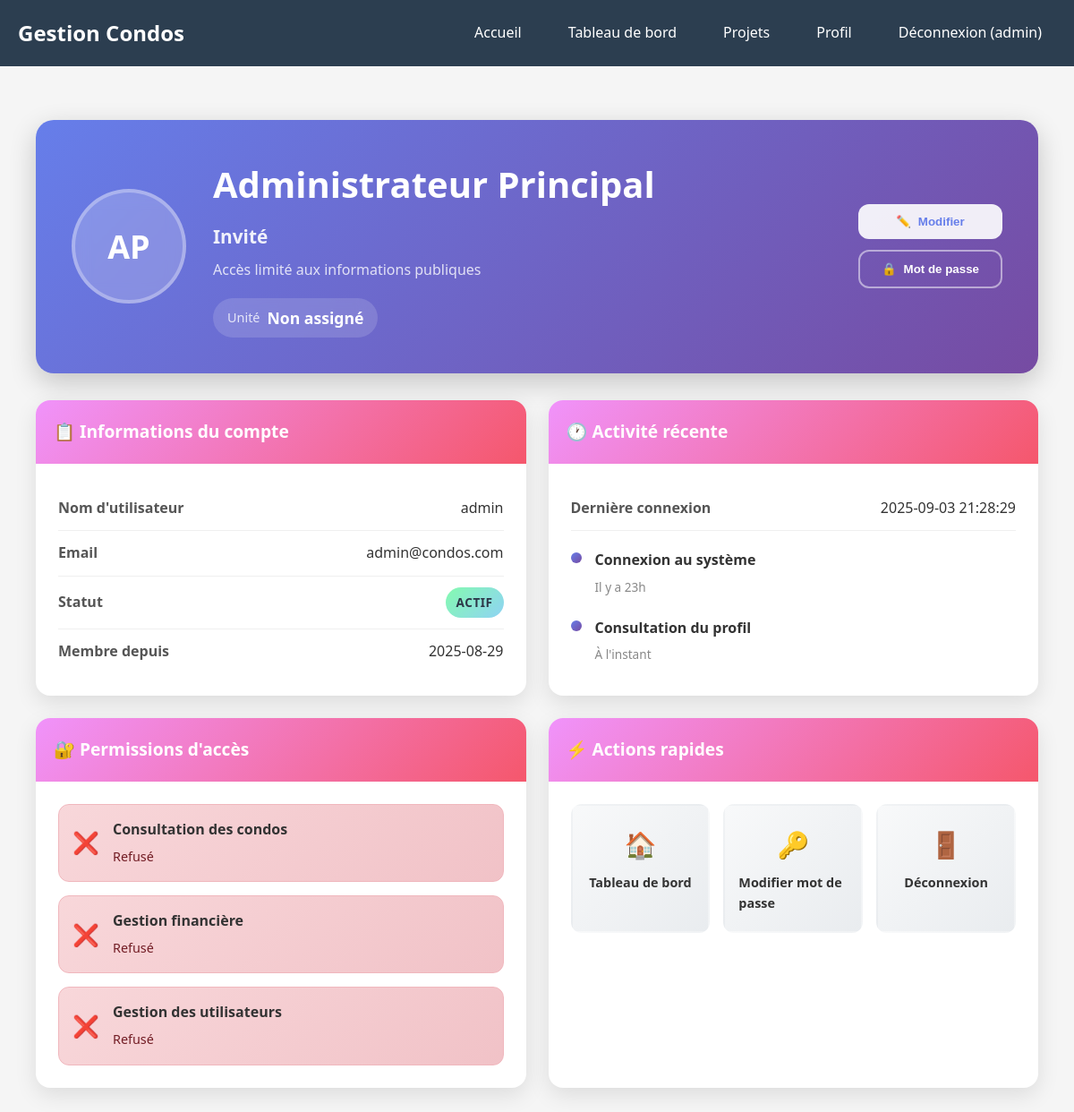
Screenshot of /profile (signed in) with the database file from the repository.
### tables this page shows
CREATE TABLE users (
    id INTEGER PRIMARY KEY AUTOINCREMENT,
    username TEXT NOT NULL UNIQUE,
    email TEXT NOT NULL UNIQUE,
    password_hash TEXT NOT NULL,
    role TEXT NOT NULL,
    full_name TEXT NOT NULL,
    condo_unit TEXT,
    phone TEXT,
    is_active BOOLEAN DEFAULT 1,
    created_at TEXT DEFAULT (datetime('now')),
    last_login TEXT,
    
    -- Contraintes de validation
    CONSTRAINT chk_role CHECK (role IN ('admin', 'resident', 'guest')),
    CONSTRAINT chk_username_length CHECK (length(trim(username)) >= 3),
    CONSTRAINT chk_email_format CHECK (email LIKE '%@%'),
    CONSTRAINT chk_full_name_length CHECK (length(trim(full_name)) >= 2),
    CONSTRAINT chk_password_hash_not_empty CHECK (length(trim(password_hash)) > 0)
);

### src/web/condo_app.py (the view, shortened to what this page needs)
@app.route('/profile')
@require_login
def profile():
    username = session.get('user_id')  # Le vrai username pour la recherche en base
    user_display_name = session.get('user_name')  # Le nom d'affichage (full_name)
    user_role_value = session.get('user_role') or session.get('role')
    global user_repository
    if user_repository is None:
        init_services()
    try:
        async def get_user_data():
            return await user_repository.get_user_by_username(username)
        user_data = asyncio.run(get_user_data())
        logger.info(f"Données utilisateur récupérées pour {username}: {user_data is not None}")
        if user_data:
            logger.info(f"User data trouvé: username={user_data.username}, last_login={user_data.last_login}")
            full_name = user_data.full_name
            email = user_data.email
            member_since = user_data.created_at.strftime('%Y-%m-%d') if user_data.created_at else datetime.now().strftime('%Y-%m-%d')
            if user_data.last_login:
                last_login = user_data.last_login.strftime('%Y-%m-%d %H:%M:%S')
                logger.debug(f"Vraie derniÃ¨re connexion trouvée: {last_login}")
            else:
                last_login = datetime.now().strftime('%Y-%m-%d %H:%M:%S')
                logger.debug(f"Pas de derniÃ¨re connexion, utilisation heure actuelle: {last_login}")
            condo_unit = user_data.condo_unit or 'Non assigné'
    except Exception as e:
        logger.error(f"Erreur récupération données utilisateur {username}: {e}")
        logger.info(f"Utilisation fallback d'erreur pour {username}")
        full_name = user_display_name or f'Utilisateur {username}'
        email = f'{username}@condos.com'
        member_since = datetime.now().strftime('%Y-%m-%d')  # Date actuelle au lieu de hard-codée
        last_login = 'Jamais'
        condo_unit = session.get('condo_unit', 'A-101')
    if user_role_value == 'admin':
        role_display = 'Administrateur'
        role_description = 'Accès complet au systÃ¨me de gestion'
    elif user_role_value == 'resident':
        role_display = 'résident'
        role_description = 'Accès aux informations de condos et finances personnelles'
    else:
        role_display = 'Invité'
        role_description = 'Accès limité aux informations publiques'
    logger.debug(f"Données profil pour {username}: last_login='{last_login}', member_since='{member_since}'")
    profile_data = {
        'username': username,
        'full_name': full_name,
        'email': email,
        'role_display': role_display,
        'role_description': role_description,
        'condo_unit': condo_unit,
        'last_login': last_login,
        'last_login_relative': calculate_relative_time(last_login) if last_login != 'Jamais' else last_login,
        'member_since': member_since,
        'permissions': {
            'view_condos': user_role_value in ['admin', 'resident'],
            'manage_finance': user_role_value == 'admin',
            'manage_users': user_role_value == 'admin'
        }
    }
    return render_template('profile.html', **profile_data)

### src/adapters/user_repository_sqlite.py (called while the page is built)
    def _get_connection(self) -> sqlite3.Connection:
        conn = sqlite3.connect(self.db_path)
        conn.row_factory = sqlite3.Row  # Pour accès par nom de colonne
        return conn

    def _row_to_user(self, row: sqlite3.Row) -> User:
        created_at = None
        last_login = None
        try:
            if row[8]:  # created_at
                created_at = datetime.fromisoformat(row[8])
        except (ValueError, TypeError):
            created_at = datetime.now()
        try:
            if row[9]:  # last_login
                last_login = datetime.fromisoformat(row[9])
        except (ValueError, TypeError):
            last_login = None
        return User(
            username=row[0],
            email=row[1],
            password_hash=row[2],
            role=UserRole(row[3]),
            full_name=row[4],
            condo_unit=row[5],
            phone=row[6],
            is_active=bool(row[7]),
            created_at=created_at,
            last_login=last_login
        )

### src/domain/entities/user.py (called while the page is built)
    def __post_init__(self):
        if self.created_at is None:
            self.created_at = datetime.now()
        self._validate()

    def _validate(self) -> None:
        if not self.username or len(self.username) < 3:
            raise UserValidationError("Username doit contenir au moins 3 caractères")
        if not self.email or "@" not in self.email:
            raise UserValidationError("Email invalide")
        if not self.password_hash:
            raise UserValidationError("Mot de passe requis")
        if not self.full_name or len(self.full_name.strip()) < 2:
            raise UserValidationError("Nom complet requis")

### src/web/condo_app.py (called while the page is built)
def require_login(f):
    @functools.wraps(f)
    def decorated_function(*args, **kwargs):
        user_name = session.get('user_name') or session.get('user_id') or session.get('username')
        logged_in = session.get('logged_in', False)
        if app.config.get('TESTING', False):
            if logged_in or user_name or session.get('username') or session.get('user_role'):
                return f(*args, **kwargs)
        if not user_name and not logged_in:
            return redirect(url_for('login', next=request.url), code=302)
        return f(*args, **kwargs)
    return decorated_function

### src/web/templates/profile.html (shortened to what this page needs)
{% extends "base.html" %}
{% block content %}
<div class="profile-container">
    <div class="profile-header">
        <div class="profile-avatar">
            <div class="avatar-circle">
                <span class="avatar-initials">{{ full_name.split()[0][0] }}{{ full_name.split()[-1][0] if full_name.split()|length > 1 else '' }}</span>
            </div>
        </div>
        <div class="profile-main-info">
            <h1 class="profile-name">{{ full_name }}</h1>
            <p class="profile-role">{{ role_display }}</p>
            <p class="profile-description">{{ role_description }}</p>
            {% if condo_unit %}
            <div class="profile-unit">
                <span class="unit-label">Unité</span>
                <span class="unit-value">{{ condo_unit }}</span>
            </div>
            {% endif %}
        </div>
        <div class="profile-actions">
            <button class="btn-modern btn-primary" onclick="editProfile()">
                <span class="btn-icon">✏️</span>
                Modifier
            </button>
            <button class="btn-modern btn-secondary" onclick="changePassword()">
                <span class="btn-icon">🔒</span>
                Mot de passe
            </button>
        </div>
    </div>
    <div class="profile-grid">
        <div class="profile-card">
            <div class="card-header">
                <h3>📋 Informations du compte</h3>
            </div>
            <div class="card-content">
                <div class="info-row">
                    <span class="info-label">Nom d'utilisateur</span>
                    <span class="info-value">{{ username }}</span>
                </div>
                <div class="info-row">
                    <span class="info-label">Email</span>
                    <span class="info-value">{{ email }}</span>
                </div>
                <div class="info-row">
                    <span class="info-label">Statut</span>
                    <span class="status-badge status-active">Actif</span>
                </div>
                <div class="info-row">
                    <span class="info-label">Membre depuis</span>
                    <span class="info-value">{{ member_since }}</span>
                </div>
            </div>
        </div>
        <div class="profile-card">
            <div class="card-header">
                <h3>🕐 Activité récente</h3>
            </div>
            <div class="card-content">
                <div class="info-row">
                    <span class="info-label">Dernière connexion</span>
                    <span class="info-value">{{ last_login }}</span>
                </div>
                <div class="activity-timeline">
                    <div class="timeline-item">
                        <div class="timeline-dot"></div>
                        <div class="timeline-content">
                            <span class="timeline-action">Connexion au système</span>
                            <span class="timeline-time">{{ last_login_relative }}</span>
                        </div>
                    </div>
                    <div class="timeline-item">
                        <div class="timeline-dot"></div>
                        <div class="timeline-content">
                            <span class="timeline-action">Consultation du profil</span>
                            <span class="timeline-time">À l'instant</span>
                        </div>
                    </div>
                </div>
            </div>
        </div>
        <div class="profile-card permissions-card">
            <div class="card-header">
                <h3>🔐 Permissions d'accès</h3>
            </div>
            <div class="card-content">
                <div class="permissions-grid">
                    <div class="permission-item {{ 'allowed' if permissions.view_condos else 'denied' }}">
                        <div class="permission-icon">
                            {% if permissions.view_condos %}✅{% else %}❌{% endif %}
                        </div>
                        <div class="permission-details">
                            <span class="permission-name">Consultation des condos</span>
                            <span class="permission-status">
                                {{ 'Autorisé' if permissions.view_condos else 'Refusé' }}
                            </span>
                        </div>
                    </div>
                    <div class="permission-item {{ 'allowed' if permissions.manage_finance else 'denied' }}">
                        <div class="permission-icon">
                            {% if permissions.manage_finance %}✅{% else %}❌{% endif %}
                        </div>
                        <div class="permission-details">
                            <span class="permission-name">Gestion financière</span>
                            <span class="permission-status">
                                {{ 'Autorisé' if permissions.manage_finance else 'Refusé' }}
                            </span>
                        </div>
                    </div>
                    <div class="permission-item {{ 'allowed' if permissions.manage_users else 'denied' }}">
                        <div class="permission-icon">
                            {% if permissions.manage_users %}✅{% else %}❌{% endif %}
                        </div>
                        <div class="permission-details">
                            <span class="permission-name">Gestion des utilisateurs</span>
                            <span class="permission-status">
                                {{ 'Autorisé' if permissions.manage_users else 'Refusé' }}
                            </span>
                        </div>
                    </div>
                </div>
            </div>
        </div>
        <div class="profile-card">
            <div class="card-header">
                <h3>⚡ Actions rapides</h3>
            </div>
            <div class="card-content">
                <div class="quick-actions">
                    <a href="/dashboard" class="quick-action-btn">
                        <span class="action-icon">🏠</span>
                        <span class="action-text">Tableau de bord</span>
                    </a>
                    <a href="{{ url_for('change_password') }}" class="quick-action-btn">
                        <span class="action-icon">🔑</span>
                        <span class="action-text">Modifier mot de passe</span>
                    </a>
                    <a href="/logout" class="quick-action-btn logout-btn">
                        <span class="action-icon">🚪</span>
                        <span class="action-text">Déconnexion</span>
                    </a>
                </div>
            </div>
        </div>
    </div>
</div>
{% endblock %}

### src/web/templates/base.html (shortened to what this page needs)
<!DOCTYPE html>
<html lang="fr">
<head>
</head>
<body>
    <header class="header">
        <nav class="nav">
            <h1>Gestion Condos</h1>
            <div class="nav-links">
                <a href="{{ url_for('index') }}">Accueil</a>
                {% if session.user_id %}
                    <a href="{{ url_for('dashboard') }}">Tableau de bord</a>
                    <a href="{{ url_for('projets') }}">Projets</a>
                    <a href="{{ url_for('profile') }}">Profil</a>
                    <a href="{{ url_for('logout') }}">Déconnexion ({{ session.user_id }})</a>
                {% else %}
                    <a href="{{ url_for('login') }}">Connexion</a>
                {% endif %}
            </div>
        </nav>
    </header>
    <div class="container">
        {% block content %}{% endblock %}
    </div>
</body>
</html>

### src/web/templates/base.html (style rules this page uses)
body { font-family: 'Segoe UI', Tahoma, Geneva, Verdana, sans-serif; margin: 0; padding: 0; background-color: #f5f5f5; line-height: 1.6; }
.container { max-width: 1200px; margin: 0 auto; padding: 20px; }
.header { background-color: #2c3e50; color: white; padding: 1rem 0; margin-bottom: 20px; }
.nav { display: flex; justify-content: space-between; align-items: center; max-width: 1200px; margin: 0 auto; padding: 0 20px; }
.nav h1 { margin: 0; }
.nav-links { display: flex; gap: 20px; }
.nav-links a { color: white; text-decoration: none; padding: 8px 16px; border-radius: 4px; transition: background-color 0.3s; }

### rows the page displays
users: user_id "admin", full_name "A", split|length "P", full_name "Administrateur Principal", username "admin", email "admin@condos.com"

### other values shown
{{ role_display }} "Invité"
{{ role_description }} "Accès limité aux informations publiques"
{{ condo_unit }} "Non assigné"
{{ member_since }} "2025-08-29"
{{ last_login }} "2025-09-03 21:28:29"
{{ last_login_relative }} "Il y a 23h"
{{ 'Autorisé' if permissions.view_condos else 'Refusé' }} "Refusé"
{{ 'Autorisé' if permissions.manage_finance else 'Refusé' }} "Refusé"
{{ 'Autorisé' if permissions.manage_users else 'Refusé' }} "Refusé"
